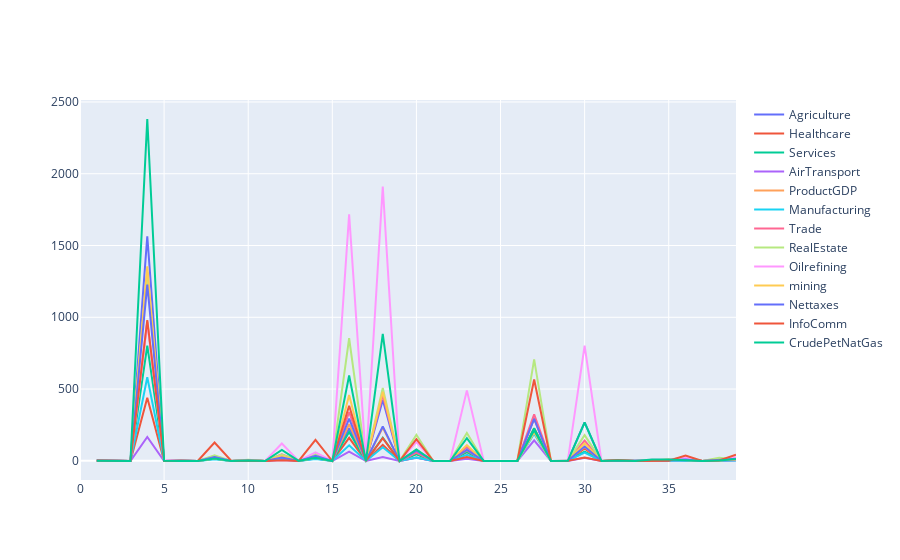

Write notebook code for a chart like this one.
### Code cell
fig = go.Figure()
fig.add_trace(go.Scatter(x=V2.index, y=V2['AGRIC_diff2'],
mode='lines', name = 'Agriculture'))
fig.add_trace(go.Scatter(x=V2.index, y=V2['HumanHealth_diff2'],
mode='lines', name = 'Healthcare'))
fig.add_trace(go.Scatter(x=V2.index, y=V2['Industry_diff2'],
mode='lines', name = 'Services'))
fig.add_trace(go.Scatter(x=V2.index, y=V2['AirTransport_diff2'],
mode='lines', name = 'AirTransport'))
fig.add_trace(go.Scatter(x=V2.index, y=V2['PriceGDP_diff2'],
mode = 'lines', name = 'ProductGDP'))
fig.add_trace(go.Scatter(x=V2.index, y=V2['Manufacturing_diff2'],
mode='lines', name = 'Manufacturing'))
fig.add_trace(go.Scatter(x=V2.index, y=V2['Trade_diff2'],
mode='lines', name = 'Trade'))
fig.add_trace(go.Scatter(x=V2.index, y=V2['RealEstate_diff2'],
mode='lines', name = 'RealEstate'))
fig.add_trace(go.Scatter(x=V2.index, y=V2['OilRefining_diff2'],
mode='lines', name = 'Oilrefining'))
fig.add_trace(go.Scatter(x=V2.index, y=V2['Mining_diff2'],
mode='lines', name = 'mining'))
fig.add_trace(go.Scatter(x=V2.index, y=V2['NetTaxes_diff2'],
mode='lines', name = 'Nettaxes'))
fig.add_trace(go.Scatter(x=V2.index, y=V2['InfoComm_diff2'],
mode='lines', name = 'InfoComm'))
fig.add_trace(go.Scatter(x=V2.index, y=V2['Crude_diff2'],
mode='lines', name = 'CrudePetNatGas'))
